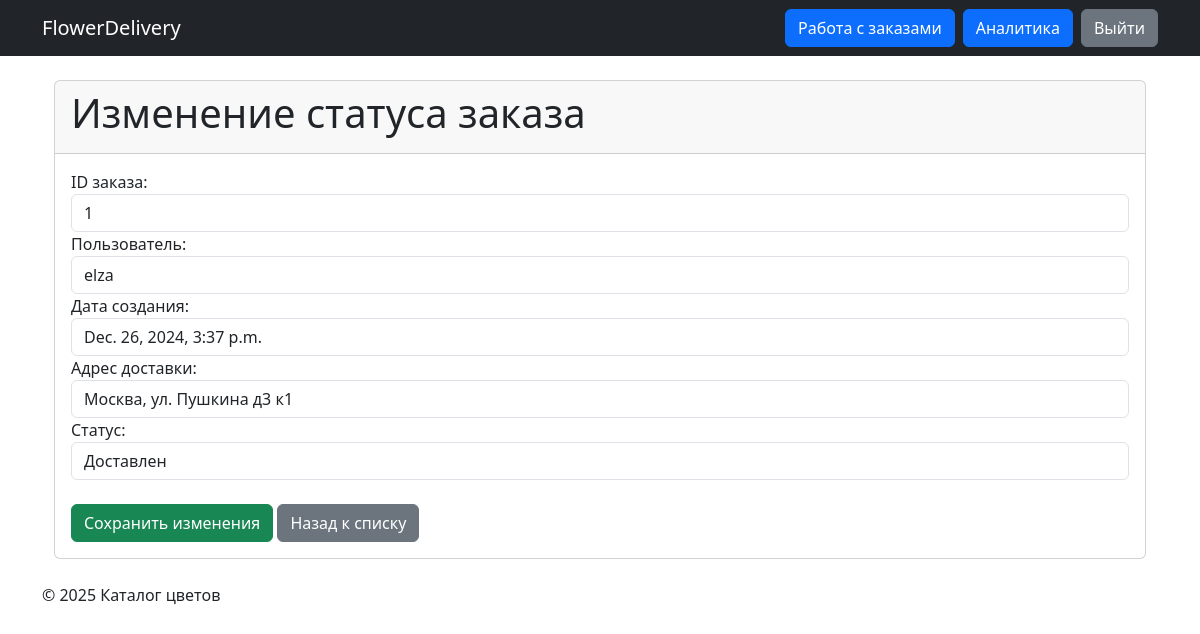
Before: /manage-orders/1/update/ (signed in) with the older database file.
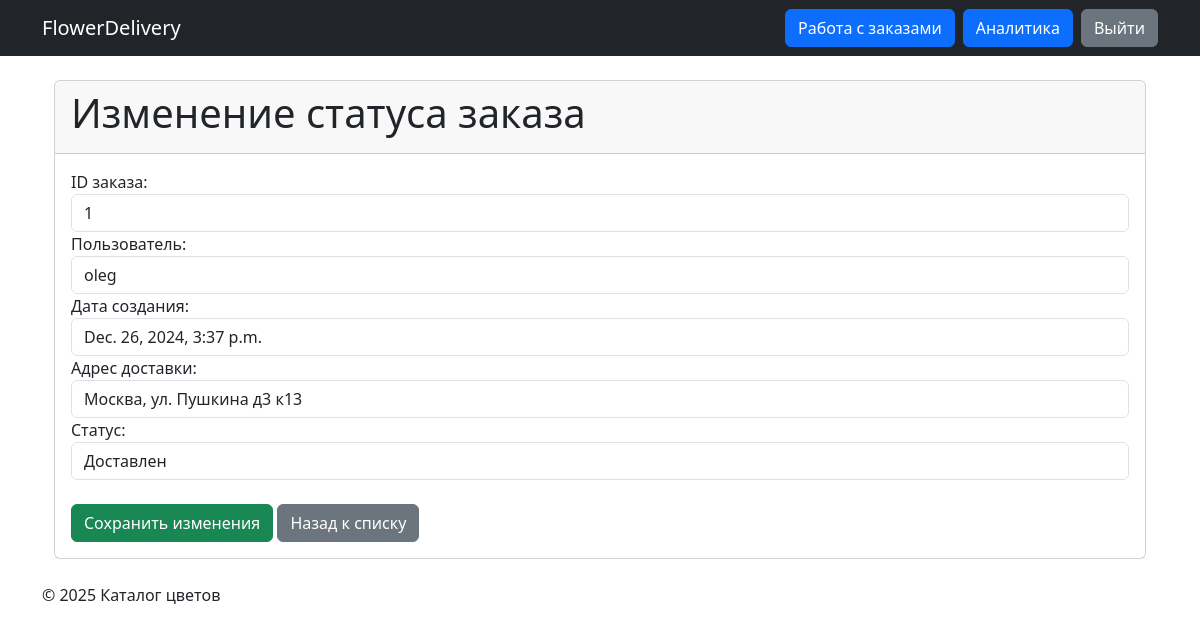
After: the same page with the newer database file.
### orders/models.py (models this page shows)
class Order(models.Model):
    user = models.ForeignKey(User, on_delete=models.CASCADE, related_name='orders')
    created_at = models.DateTimeField(auto_now_add=True)
    delivery_address = models.TextField()
    status = models.CharField(max_length=20, choices=(
        ('pending', 'Ожидает подтверждения'),
        ('processed', 'Обрабатывается'),
        ('delivered', 'Доставлен'),
        ('canceled', 'Отменен')
    ), default='pending')

### mngorder/views.py (the view, shortened to what this page needs)
# urls.py: path('<int:order_id>/update/', ManageOrderUpdateView.as_view(), name='manage_order_update'),
class ManageOrderUpdateView(LoginRequiredMixin, UserPassesTestMixin, View):
    def test_func(self):
        return self.request.user.is_staff
    def get(self, request, order_id):
        order = get_order_by_id(order_id)
        if not order:
            return redirect('manage_order_list')  # Если заказа нет, возвращаем в список
        return render(request, 'mngorder/manage_order_update.html', {'order': order})

### core/services.py (called while the page is built)
def get_order_by_id(order_id):
    try:
        return Order.objects.get(id=order_id)
    except Order.DoesNotExist:
        return None

### templates/mngorder/manage_order_update.html (shortened to what this page needs)
{% extends 'base.html' %}
{% block content %}
<div class="container">
    <div class="card">
        <div class="card-header">
            <h1 class="card-title">Изменение статуса заказа</h1>
        </div>
        <div class="card-body">
            <form method="post">
                <div class="form-group">
                    <label for="order_id">ID заказа:</label>
                    <input type="text" id="order_id" class="form-control" value="{{ order.id }}" readonly>
                </div>
                <div class="form-group">
                    <label for="username">Пользователь:</label>
                    <input type="text" id="username" class="form-control" value="{{ order.user.username }}" readonly>
                </div>
                <div class="form-group">
                    <label for="created_at">Дата создания:</label>
                    <input type="text" id="created_at" class="form-control" value="{{ order.created_at }}" readonly>
                </div>
                <div class="form-group">
                    <label for="delivery_address">Адрес доставки:</label>
                    <input type="text" id="delivery_address" name="delivery_address" class="form-control" value="{{ order.delivery_address }}">
                </div>
                <div class="form-group">
                    <label for="status">Статус:</label>
                    <select name="status" id="status" class="form-control">
                        <option value="delivered" {% if order.status == 'delivered' %}selected{% endif %}>Доставлен</option>
                    </select>
                </div>
                <br>
                <button type="submit" class="btn btn-success">Сохранить изменения</button>
                <a href="{% url 'manage_order_list' %}" class="btn btn-secondary">Назад к списку</a>
            </form>
        </div>
    </div>
</div>
{% endblock %}

Changed rows visible on the page:
changed Order "Доставлен": user.username "elza" → "oleg"; delivery_address "Москва, ул. Пушкина д3 к1" → "Москва, ул. Пушкина д3 к13"
